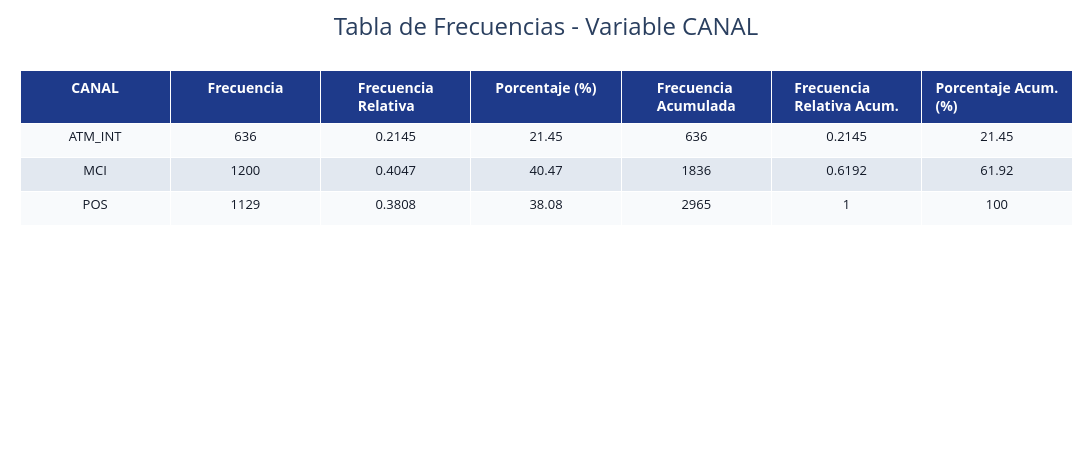

The code cell stored with this chart in its notebook:
### Code cell
#==================================================#
# Tabla de Frecuencias de una variables categórica #
#==================================================#

frequencies = (
    data['CANAL']
    .value_counts()
    .sort_index()
)

frequency_table = frequencies.reset_index()

frequency_table.columns = [
    'CANAL',
    'Frecuencia'
]

frequency_table['Frecuencia Relativa'] = (
    frequency_table['Frecuencia']
    / frequency_table['Frecuencia'].sum()
)

frequency_table['Porcentaje (%)'] = (
    frequency_table['Frecuencia Relativa'] * 100
)

frequency_table['Frecuencia Acumulada'] = (
    frequency_table['Frecuencia'].cumsum()
)

frequency_table['Frecuencia Relativa Acum.'] = (
    frequency_table['Frecuencia Relativa'].cumsum()
)

frequency_table['Porcentaje Acum. (%)'] = (
    frequency_table['Porcentaje (%)'].cumsum()
)

frequency_table['Frecuencia Relativa'] = (
    frequency_table['Frecuencia Relativa']
    .round(4)
)

frequency_table['Frecuencia Relativa Acum.'] = (
    frequency_table['Frecuencia Relativa Acum.']
    .round(4)
)

frequency_table['Porcentaje (%)'] = (
    frequency_table['Porcentaje (%)']
    .round(2)
)

frequency_table['Porcentaje Acum. (%)'] = (
    frequency_table['Porcentaje Acum. (%)']
    .round(2)
)

fig = go.Figure(
    data=[
        go.Table(
            header=dict(
                values=[
                    f"<b>{col}</b>"
                    for col in frequency_table.columns
                ],
                fill_color='#1E3A8A',
                font=dict(
                    color='white',
                    size=14
                ),
                align='center',
                height=40
            ),
            cells=dict(

                values=[
                    frequency_table[col]
                    for col in frequency_table.columns
                ],

                fill_color=[
                    [
                        '#F8FAFC'
                        if i % 2 == 0
                        else '#E2E8F0'
                        for i in range(len(frequency_table))
                    ]
                ],
                align='center',
                font=dict(
                    color='#111827',
                    size=13
                ),
                height=34
            )
        )
    ]
)

fig.update_layout(
    title={
        'text': 'Tabla de Frecuencias - Variable CANAL',
        'x': 0.5,
        'font': {
            'size': 24
        }
    },
    width=1150,
    height=450,
    margin=dict(
        l=20,
        r=20,
        t=70,
        b=20
    )
)
fig.show()

#frequency_table

### Figure 1 — Plotly figure (JSON) as saved in the notebook; plotly's stock layout.template omitted (floating-point values rounded to 4 significant figures)
{"data": [{"cells": {"align": "center", "fill": {"color": [["#F8FAFC", "#E2E8F0", "#F8FAFC"]]}, "font": {"color": "#111827", "size": 13}, "height": 34, "values": [["ATM_INT", "MCI", "POS"], [636, 1200, 1129], [0.2145, 0.4047, 0.3808], [21.45, 40.47, 38.08], [636, 1836, 2965], [0.2145, 0.6192, 1], [21.45, 61.92, 100]]}, "header": {"align": "center", "fill": {"color": "#1E3A8A"}, "font": {"color": "white", "size": 14}, "height": 40, "values": ["<b>CANAL</b>", "<b>Frecuencia</b>", "<b>Frecuencia Relativa</b>", "<b>Porcentaje (%)</b>", "<b>Frecuencia Acumulada</b>", "<b>Frecuencia Relativa Acum.</b>", "<b>Porcentaje Acum. (%)</b>"]}, "type": "table"}], "layout": {"height": 450, "margin": {"b": 20, "l": 20, "r": 20, "t": 70}, "title": {"font": {"size": 24}, "text": "Tabla de Frecuencias - Variable CANAL", "x": 0.5}, "width": 1150}}
